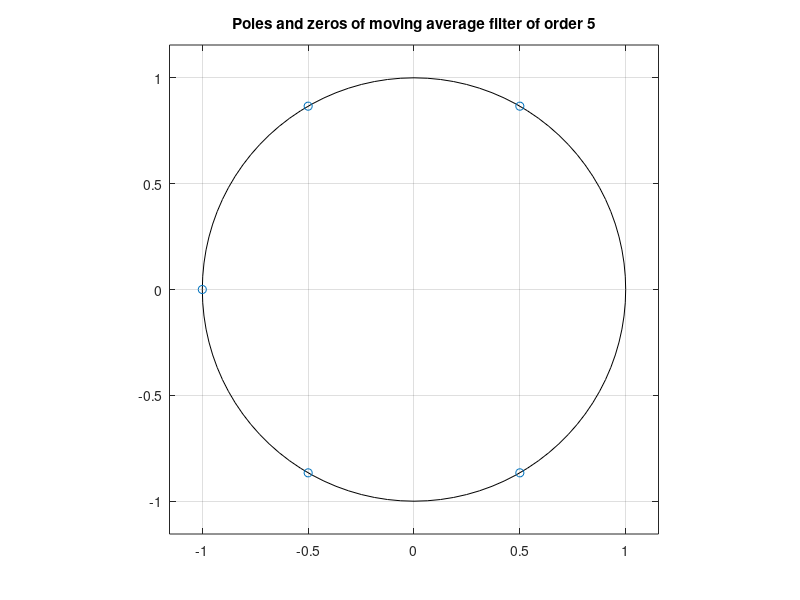
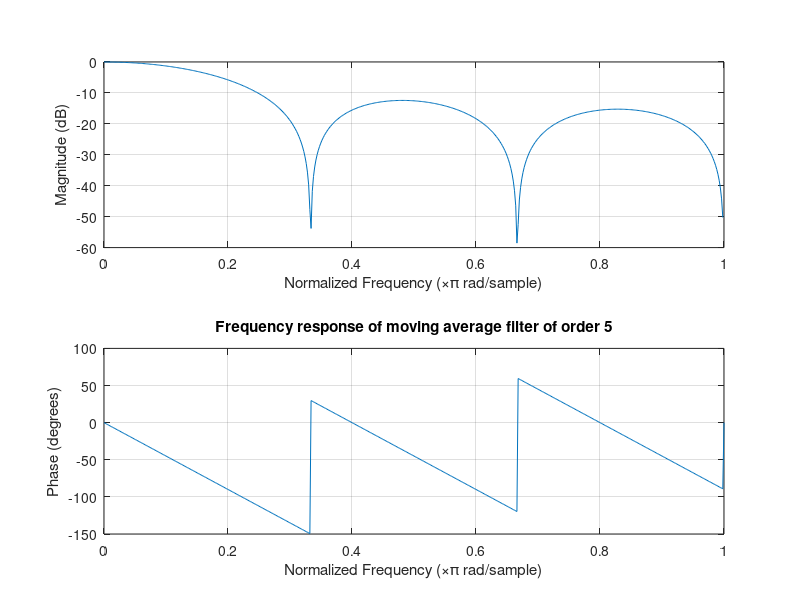

Write the MATLAB code that produced these figures, in order.
clear; close all;

% Order of filter:
N = 5;

% Create polynomial:
num = 1/(N+1)*ones(1, N+1);
den = 1;

% Find poles and zeros:
z = roots(num);
p = roots(den);

% Plot the poles and zeros:
figure()
zplane(z, p);
title(sprintf('Poles and zeros of moving average filter of order %d', N));

% Plot the frequency response:
figure();
freqz(num, den);
title(sprintf('Frequency response of moving average filter of order %d', N));